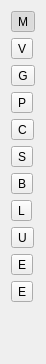
<?xml version="1.0" encoding="UTF-8"?>
<ui version="4.0">
 <class>EditorSelectBar</class>
 <widget class="QWidget" name="EditorSelectBar">
  <property name="geometry">
   <rect>
    <x>0</x>
    <y>0</y>
    <width>36</width>
    <height>364</height>
   </rect>
  </property>
  <property name="windowTitle">
   <string>Form</string>
  </property>
  <layout class="QVBoxLayout" name="verticalLayout">
   <item>
    <widget class="QToolButton" name="levelEditorButton">
     <property name="toolTip">
      <string>Level editor</string>
     </property>
     <property name="text">
      <string>M</string>
     </property>
     <property name="icon">
      <iconset resource="resources.qrc">
       <normaloff>:/resources/mapicon.png</normaloff>:/resources/mapicon.png</iconset>
     </property>
     <property name="checkable">
      <bool>true</bool>
     </property>
     <property name="checked">
      <bool>true</bool>
     </property>
    </widget>
   </item>
   <item>
    <widget class="QToolButton" name="vramButton">
     <property name="toolTip">
      <string>VRAM editor</string>
     </property>
     <property name="text">
      <string>V</string>
     </property>
     <property name="icon">
      <iconset resource="resources.qrc">
       <normaloff>:/resources/vramicon.png</normaloff>:/resources/vramicon.png</iconset>
     </property>
     <property name="checkable">
      <bool>true</bool>
     </property>
    </widget>
   </item>
   <item>
    <widget class="QToolButton" name="graphicsButton">
     <property name="toolTip">
      <string>Graphics editor</string>
     </property>
     <property name="text">
      <string>G</string>
     </property>
     <property name="icon">
      <iconset resource="resources.qrc">
       <normaloff>:/resources/paintbrushicon.png</normaloff>:/resources/paintbrushicon.png</iconset>
     </property>
     <property name="checkable">
      <bool>true</bool>
     </property>
    </widget>
   </item>
   <item>
    <widget class="QToolButton" name="paletteButton">
     <property name="toolTip">
      <string>Palette editor</string>
     </property>
     <property name="text">
      <string>P</string>
     </property>
     <property name="icon">
      <iconset resource="resources.qrc">
       <normaloff>:/resources/paletteicon.png</normaloff>:/resources/paletteicon.png</iconset>
     </property>
     <property name="checkable">
      <bool>true</bool>
     </property>
    </widget>
   </item>
   <item>
    <widget class="QToolButton" name="paletteCycleButton">
     <property name="toolTip">
      <string>Palette cycle editor</string>
     </property>
     <property name="text">
      <string>C</string>
     </property>
     <property name="icon">
      <iconset resource="resources.qrc">
       <normaloff>:/resources/palettecycleicon.png</normaloff>:/resources/palettecycleicon.png</iconset>
     </property>
     <property name="checkable">
      <bool>true</bool>
     </property>
    </widget>
   </item>
   <item>
    <widget class="QToolButton" name="metatileStructureButton">
     <property name="toolTip">
      <string>Metatile structure editor</string>
     </property>
     <property name="text">
      <string>S</string>
     </property>
     <property name="icon">
      <iconset resource="resources.qrc">
       <normaloff>:/resources/structureicon.png</normaloff>:/resources/structureicon.png</iconset>
     </property>
     <property name="checkable">
      <bool>true</bool>
     </property>
    </widget>
   </item>
   <item>
    <widget class="QToolButton" name="metatileBehaviorButton">
     <property name="toolTip">
      <string>Metatile behavior editor</string>
     </property>
     <property name="text">
      <string>B</string>
     </property>
     <property name="icon">
      <iconset resource="resources.qrc">
       <normaloff>:/resources/behavioricon.png</normaloff>:/resources/behavioricon.png</iconset>
     </property>
     <property name="checkable">
      <bool>true</bool>
     </property>
    </widget>
   </item>
   <item>
    <widget class="QToolButton" name="lengthMapsButton">
     <property name="toolTip">
      <string>Width/height map editor</string>
     </property>
     <property name="text">
      <string>L</string>
     </property>
     <property name="icon">
      <iconset resource="resources.qrc">
       <normaloff>:/resources/lengthmapicon.png</normaloff>:/resources/lengthmapicon.png</iconset>
     </property>
     <property name="checkable">
      <bool>true</bool>
     </property>
    </widget>
   </item>
   <item>
    <widget class="QToolButton" name="musicButton">
     <property name="toolTip">
      <string>Music editor</string>
     </property>
     <property name="text">
      <string>U</string>
     </property>
     <property name="icon">
      <iconset resource="resources.qrc">
       <normaloff>:/resources/musicicon.png</normaloff>:/resources/musicicon.png</iconset>
     </property>
     <property name="checkable">
      <bool>true</bool>
     </property>
    </widget>
   </item>
   <item>
    <widget class="QToolButton" name="powerUpButton">
     <property name="toolTip">
      <string>Power-up editor</string>
     </property>
     <property name="text">
      <string>E</string>
     </property>
     <property name="icon">
      <iconset resource="resources.qrc">
       <normaloff>:/resources/powerupicon.png</normaloff>:/resources/powerupicon.png</iconset>
     </property>
     <property name="checkable">
      <bool>true</bool>
     </property>
    </widget>
   </item>
   <item>
    <widget class="QToolButton" name="enhancementsButton">
     <property name="toolTip">
      <string>Hacks and enhancements</string>
     </property>
     <property name="text">
      <string>E</string>
     </property>
     <property name="icon">
      <iconset resource="resources.qrc">
       <normaloff>:/resources/enhancementsicon.png</normaloff>:/resources/enhancementsicon.png</iconset>
     </property>
     <property name="checkable">
      <bool>true</bool>
     </property>
    </widget>
   </item>
   <item>
    <spacer name="verticalSpacer">
     <property name="orientation">
      <enum>Qt::Vertical</enum>
     </property>
     <property name="sizeHint" stdset="0">
      <size>
       <width>20</width>
       <height>40</height>
      </size>
     </property>
    </spacer>
   </item>
  </layout>
 </widget>
 <resources>
  <include location="resources.qrc"/>
 </resources>
 <connections/>
</ui>
